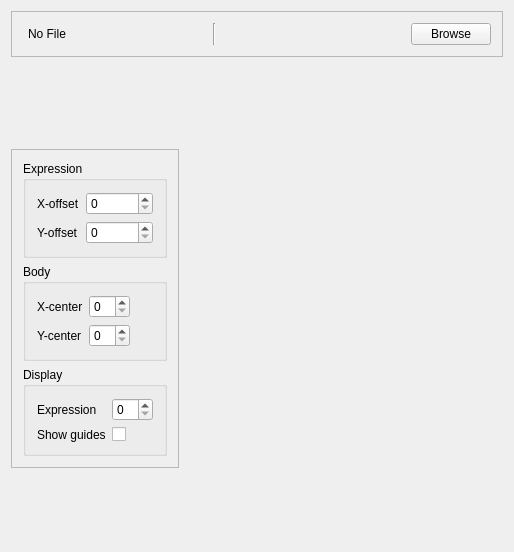
<?xml version="1.0" encoding="UTF-8"?>
<ui version="4.0">
 <class>SpriteVIewer</class>
 <widget class="QWidget" name="SpriteVIewer">
  <property name="geometry">
   <rect>
    <x>0</x>
    <y>0</y>
    <width>514</width>
    <height>552</height>
   </rect>
  </property>
  <property name="windowTitle">
   <string>SpriteVIewer</string>
  </property>
  <layout class="QGridLayout" name="gridLayout">
   <item row="5" column="0">
    <spacer name="verticalSpacer_3">
     <property name="orientation">
      <enum>Qt::Vertical</enum>
     </property>
     <property name="sizeHint" stdset="0">
      <size>
       <width>10</width>
       <height>40</height>
      </size>
     </property>
    </spacer>
   </item>
   <item row="1" column="1" rowspan="5" colspan="2">
    <widget class="SpriteRenderer" name="view" native="true">
     <property name="sizePolicy">
      <sizepolicy hsizetype="Expanding" vsizetype="Expanding">
       <horstretch>0</horstretch>
       <verstretch>0</verstretch>
      </sizepolicy>
     </property>
    </widget>
   </item>
   <item row="0" column="0" colspan="3">
    <widget class="QFrame" name="fileFrame">
     <property name="frameShape">
      <enum>QFrame::StyledPanel</enum>
     </property>
     <property name="frameShadow">
      <enum>QFrame::Raised</enum>
     </property>
     <layout class="QHBoxLayout" name="horizontalLayout">
      <item>
       <widget class="QLabel" name="fileName">
        <property name="frameShape">
         <enum>QFrame::VLine</enum>
        </property>
        <property name="frameShadow">
         <enum>QFrame::Sunken</enum>
        </property>
        <property name="text">
         <string>No File</string>
        </property>
       </widget>
      </item>
      <item>
       <widget class="QPushButton" name="fileBrowse">
        <property name="sizePolicy">
         <sizepolicy hsizetype="Fixed" vsizetype="Fixed">
          <horstretch>0</horstretch>
          <verstretch>0</verstretch>
         </sizepolicy>
        </property>
        <property name="text">
         <string>Browse</string>
        </property>
       </widget>
      </item>
     </layout>
    </widget>
   </item>
   <item row="4" column="0">
    <widget class="QFrame" name="settingsFrame">
     <property name="sizePolicy">
      <sizepolicy hsizetype="Fixed" vsizetype="Preferred">
       <horstretch>0</horstretch>
       <verstretch>0</verstretch>
      </sizepolicy>
     </property>
     <property name="frameShape">
      <enum>QFrame::StyledPanel</enum>
     </property>
     <property name="frameShadow">
      <enum>QFrame::Raised</enum>
     </property>
     <layout class="QVBoxLayout" name="verticalLayout">
      <item>
       <widget class="QGroupBox" name="expressionSettings">
        <property name="sizePolicy">
         <sizepolicy hsizetype="Minimum" vsizetype="Preferred">
          <horstretch>0</horstretch>
          <verstretch>0</verstretch>
         </sizepolicy>
        </property>
        <property name="title">
         <string>Expression</string>
        </property>
        <layout class="QFormLayout" name="formLayout">
         <item row="0" column="0">
          <widget class="QLabel" name="xoffsetLabel">
           <property name="text">
            <string>X-offset</string>
           </property>
          </widget>
         </item>
         <item row="0" column="1">
          <widget class="QSpinBox" name="xoffsetSpin"/>
         </item>
         <item row="1" column="0">
          <widget class="QLabel" name="yoffsetLabel">
           <property name="text">
            <string>Y-offset</string>
           </property>
          </widget>
         </item>
         <item row="1" column="1">
          <widget class="QSpinBox" name="yoffsetSpin"/>
         </item>
        </layout>
       </widget>
      </item>
      <item>
       <widget class="QGroupBox" name="bodySettings">
        <property name="sizePolicy">
         <sizepolicy hsizetype="Minimum" vsizetype="Preferred">
          <horstretch>0</horstretch>
          <verstretch>0</verstretch>
         </sizepolicy>
        </property>
        <property name="title">
         <string>Body</string>
        </property>
        <layout class="QFormLayout" name="formLayout_2">
         <property name="fieldGrowthPolicy">
          <enum>QFormLayout::ExpandingFieldsGrow</enum>
         </property>
         <item row="0" column="0">
          <widget class="QLabel" name="xcenterLabel">
           <property name="text">
            <string>X-center</string>
           </property>
          </widget>
         </item>
         <item row="0" column="1">
          <widget class="QSpinBox" name="xcenterSpin"/>
         </item>
         <item row="1" column="0">
          <widget class="QLabel" name="ycenterLabel">
           <property name="text">
            <string>Y-center</string>
           </property>
          </widget>
         </item>
         <item row="1" column="1">
          <widget class="QSpinBox" name="ycenterSpin"/>
         </item>
        </layout>
       </widget>
      </item>
      <item>
       <widget class="QGroupBox" name="previewSettings">
        <property name="sizePolicy">
         <sizepolicy hsizetype="Minimum" vsizetype="Preferred">
          <horstretch>0</horstretch>
          <verstretch>0</verstretch>
         </sizepolicy>
        </property>
        <property name="title">
         <string>Display</string>
        </property>
        <layout class="QFormLayout" name="formLayout_3">
         <item row="0" column="0">
          <widget class="QLabel" name="expressionLabel">
           <property name="text">
            <string>Expression</string>
           </property>
          </widget>
         </item>
         <item row="0" column="1">
          <widget class="QSpinBox" name="expressionSpin"/>
         </item>
         <item row="1" column="0">
          <widget class="QLabel" name="label">
           <property name="text">
            <string>Show guides</string>
           </property>
          </widget>
         </item>
         <item row="1" column="1">
          <widget class="QCheckBox" name="checkBox">
           <property name="text">
            <string/>
           </property>
          </widget>
         </item>
        </layout>
       </widget>
      </item>
     </layout>
    </widget>
   </item>
   <item row="3" column="0">
    <spacer name="verticalSpacer">
     <property name="orientation">
      <enum>Qt::Vertical</enum>
     </property>
     <property name="sizeHint" stdset="0">
      <size>
       <width>10</width>
       <height>40</height>
      </size>
     </property>
    </spacer>
   </item>
  </layout>
 </widget>
 <layoutdefault spacing="6" margin="11"/>
 <customwidgets>
  <customwidget>
   <class>SpriteRenderer</class>
   <extends>QWidget</extends>
   <header>spriterenderer.h</header>
   <container>1</container>
   <slots>
    <slot>setXOffset(int)</slot>
    <slot>setYOffset(int)</slot>
    <slot>setXCenter(int)</slot>
    <slot>setYCenter(int)</slot>
    <slot>setExpression(int)</slot>
    <slot>showGuides(bool)</slot>
   </slots>
  </customwidget>
 </customwidgets>
 <resources/>
 <connections>
  <connection>
   <sender>fileBrowse</sender>
   <signal>clicked()</signal>
   <receiver>SpriteVIewer</receiver>
   <slot>openFile()</slot>
   <hints>
    <hint type="sourcelabel">
     <x>799</x>
     <y>23</y>
    </hint>
    <hint type="destinationlabel">
     <x>829</x>
     <y>37</y>
    </hint>
   </hints>
  </connection>
  <connection>
   <sender>xoffsetSpin</sender>
   <signal>valueChanged(int)</signal>
   <receiver>view</receiver>
   <slot>setXOffset(int)</slot>
   <hints>
    <hint type="sourcelabel">
     <x>90</x>
     <y>256</y>
    </hint>
    <hint type="destinationlabel">
     <x>412</x>
     <y>224</y>
    </hint>
   </hints>
  </connection>
  <connection>
   <sender>yoffsetSpin</sender>
   <signal>valueChanged(int)</signal>
   <receiver>view</receiver>
   <slot>setYOffset(int)</slot>
   <hints>
    <hint type="sourcelabel">
     <x>83</x>
     <y>283</y>
    </hint>
    <hint type="destinationlabel">
     <x>463</x>
     <y>253</y>
    </hint>
   </hints>
  </connection>
  <connection>
   <sender>xcenterSpin</sender>
   <signal>valueChanged(int)</signal>
   <receiver>view</receiver>
   <slot>setXCenter(int)</slot>
   <hints>
    <hint type="sourcelabel">
     <x>109</x>
     <y>325</y>
    </hint>
    <hint type="destinationlabel">
     <x>377</x>
     <y>327</y>
    </hint>
   </hints>
  </connection>
  <connection>
   <sender>ycenterSpin</sender>
   <signal>valueChanged(int)</signal>
   <receiver>view</receiver>
   <slot>setYCenter(int)</slot>
   <hints>
    <hint type="sourcelabel">
     <x>105</x>
     <y>359</y>
    </hint>
    <hint type="destinationlabel">
     <x>427</x>
     <y>355</y>
    </hint>
   </hints>
  </connection>
  <connection>
   <sender>expressionSpin</sender>
   <signal>valueChanged(int)</signal>
   <receiver>view</receiver>
   <slot>setExpression(int)</slot>
   <hints>
    <hint type="sourcelabel">
     <x>119</x>
     <y>414</y>
    </hint>
    <hint type="destinationlabel">
     <x>345</x>
     <y>409</y>
    </hint>
   </hints>
  </connection>
  <connection>
   <sender>checkBox</sender>
   <signal>toggled(bool)</signal>
   <receiver>view</receiver>
   <slot>showGuides(bool)</slot>
   <hints>
    <hint type="sourcelabel">
     <x>101</x>
     <y>433</y>
    </hint>
    <hint type="destinationlabel">
     <x>401</x>
     <y>446</y>
    </hint>
   </hints>
  </connection>
 </connections>
 <slots>
  <slot>openFile()</slot>
  <slot>setXOffset(int)</slot>
  <slot>setYOffset(int)</slot>
  <slot>setXCenter(int)</slot>
  <slot>setYCenter(int)</slot>
  <slot>setExpression(int)</slot>
 </slots>
</ui>
